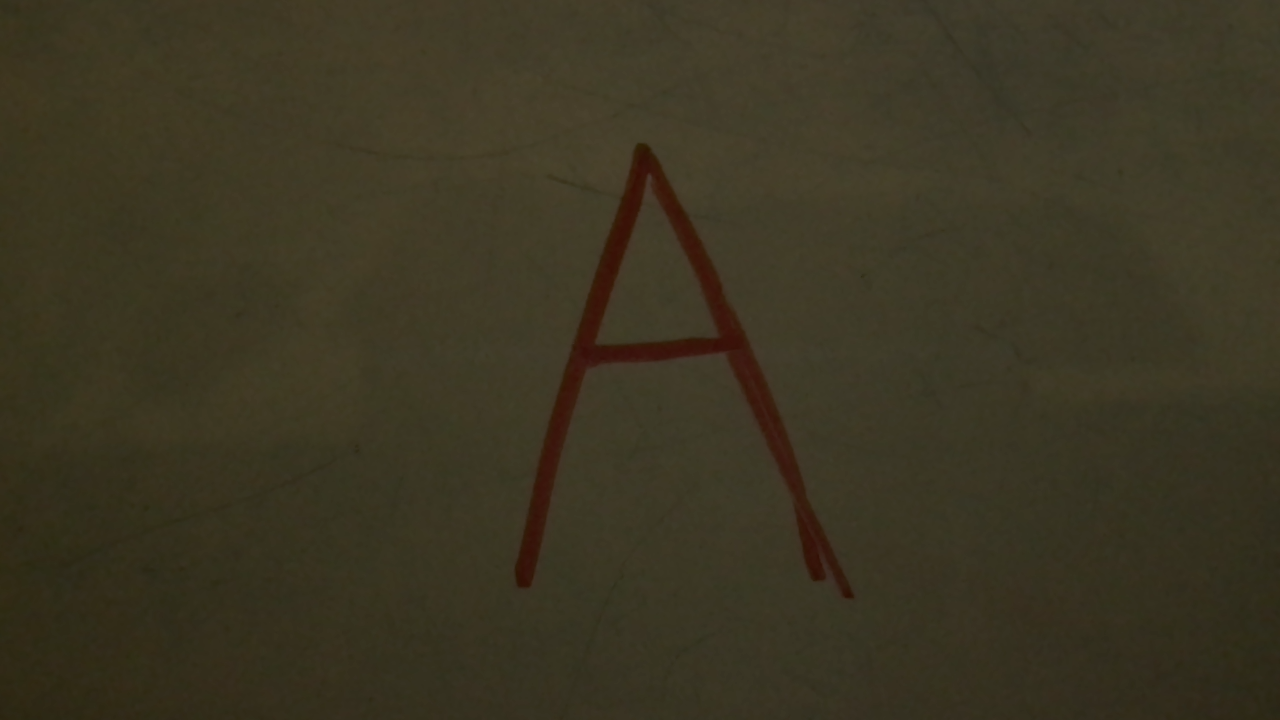
#> input picture camera/you.png, 1280 x 720 px
$ python main.py
#> lines starting #> are read from the running program, lines starting #| are printed output that depends on the picture; after the words box and inside, x2 and y2 are one past the last pixel; in counts of white or black regions, pixels touching at a corner belong together
#> in main, img is the input picture: shape (720, 1280, 3); mean B, G, R 34.9, 53.8, 59.4
### camera/ocr.py
import numpy as np
from matplotlib import pyplot as plt
import cv2

DILATE_AMT = 25

def readText(img:np.array) -> str:
    dilation, text_aabbs = split_img(img)

    '''
    OK SO WHAT IM THINKING RN

    we have it chopped up into aabbs (axis aligned bounding box)

    aabbs is normally bad, but here is good

    ok how about this

    take whats in the aabbs

    and train neural net based on that

    HOW?
    '''

    return ""


def split_img(img:np.array) -> tuple[np.array, list[tuple]]:
    rect_kernel = cv2.getStructuringElement(cv2.MORPH_ELLIPSE,(DILATE_AMT,DILATE_AMT))

    edges = cv2.Canny(cv2.GaussianBlur(img,[3,3],sigmaX=0.1,sigmaY=0.1),100,100)
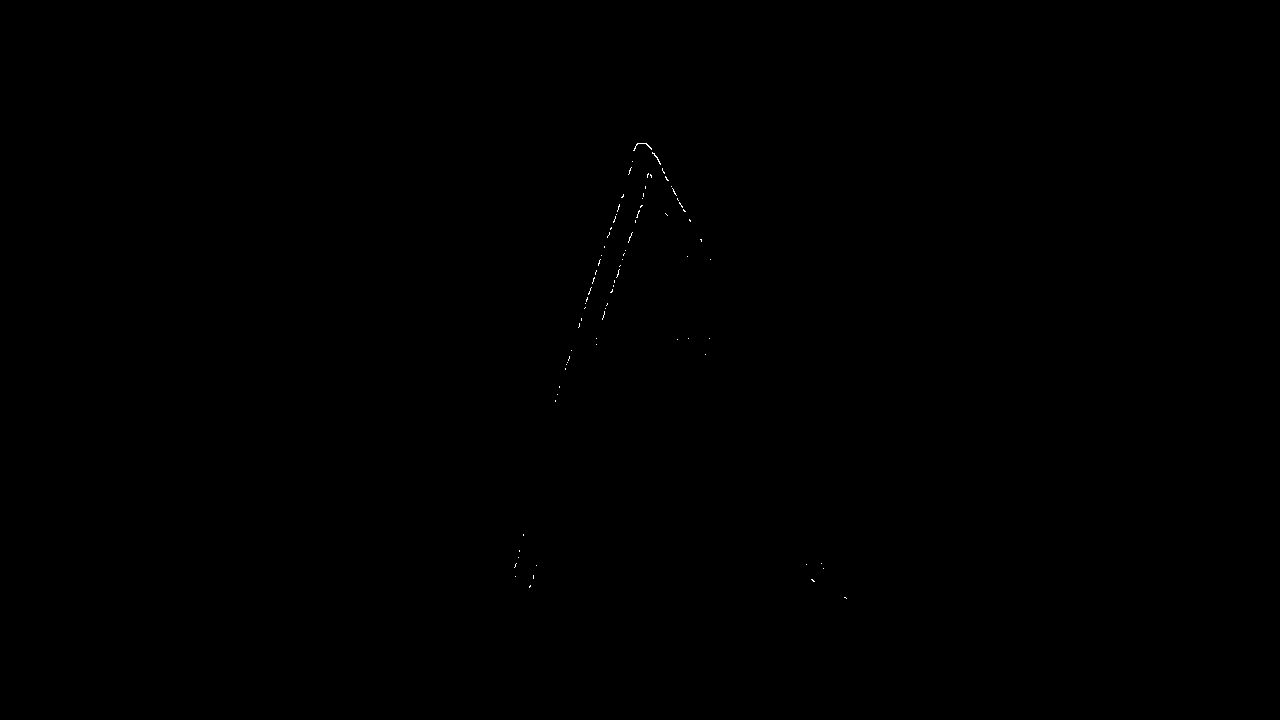
#> edges: shape (720, 1280); 0.04% white in thin lines or dots, all inside (x1, y1, x2, y2) = (514, 143, 847, 599)
    dilation = cv2.dilate(edges,rect_kernel,iterations=1)
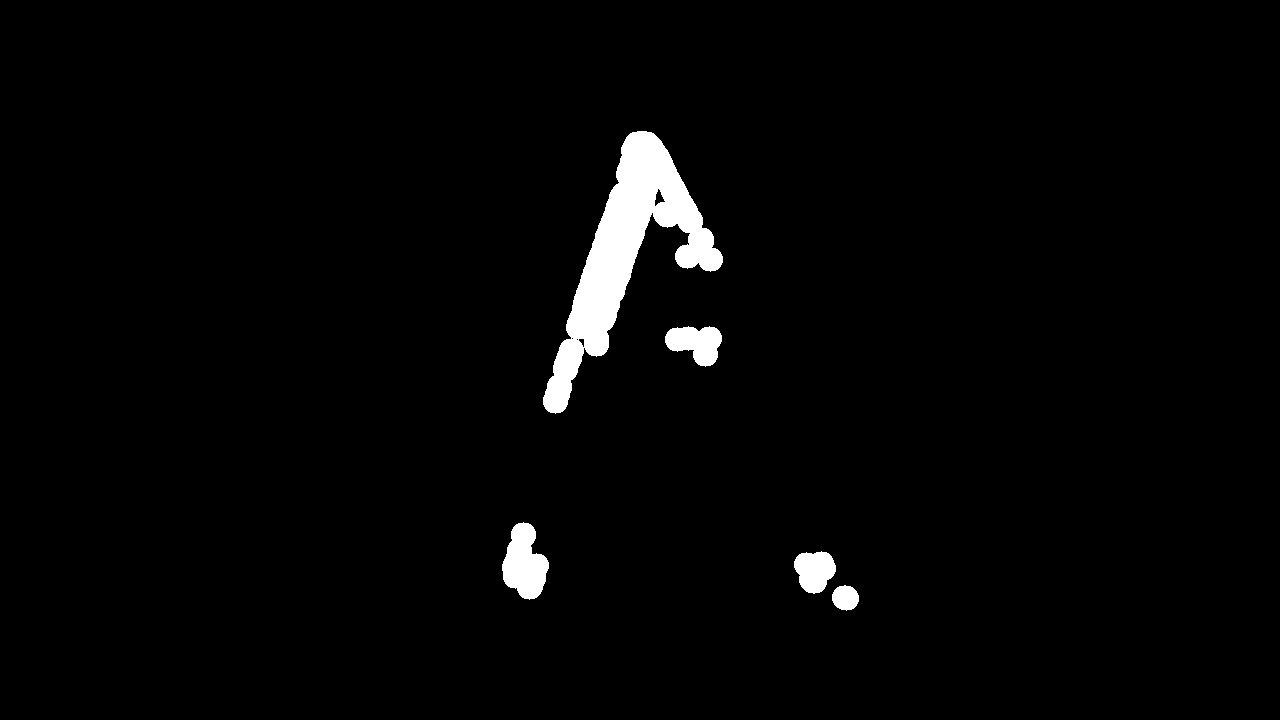
#> dilation: shape (720, 1280); 2.3% white; 5 white regions
    contours, hierarchy = cv2.findContours(dilation, cv2.RETR_EXTERNAL,cv2.CHAIN_APPROX_NONE)
#> contours = 5 contours; box (x1, y1, x2, y2) and area: (543, 131, 723, 414) 14915, (502, 522, 549, 600) 2290, (665, 326, 722, 367) 1467, (794, 551, 836, 594) 1250, (832, 585, 859, 611) 498

    plt.imshow(dilation,interpolation="bicubic")
    plt.xticks([])
    plt.yticks([])
    plt.show()

    # cv2.drawContours(img,contours,-1,(255,0,0),2)
    text_aabbs = []
    for contour in contours:
        x,y,w,h = cv2.boundingRect(contour)

        rect = cv2.rectangle(img, (x, y), (x + w, y + h), (0, 255, 0), 2)
        text_aabbs.append((x, y, w, h))
#> this loop made 5 passes
#> (x, y, w, h) on passes 1 to 5: (832, 585, 27, 26), (794, 551, 42, 43), (502, 522, 47, 78), (665, 326, 57, 41), (543, 131, 180, 283)
#> pass 3, in split_img, `rect = cv2.rectangle(img, (x, y), (x + w, y + h), (0, 255, 0), 2)`:
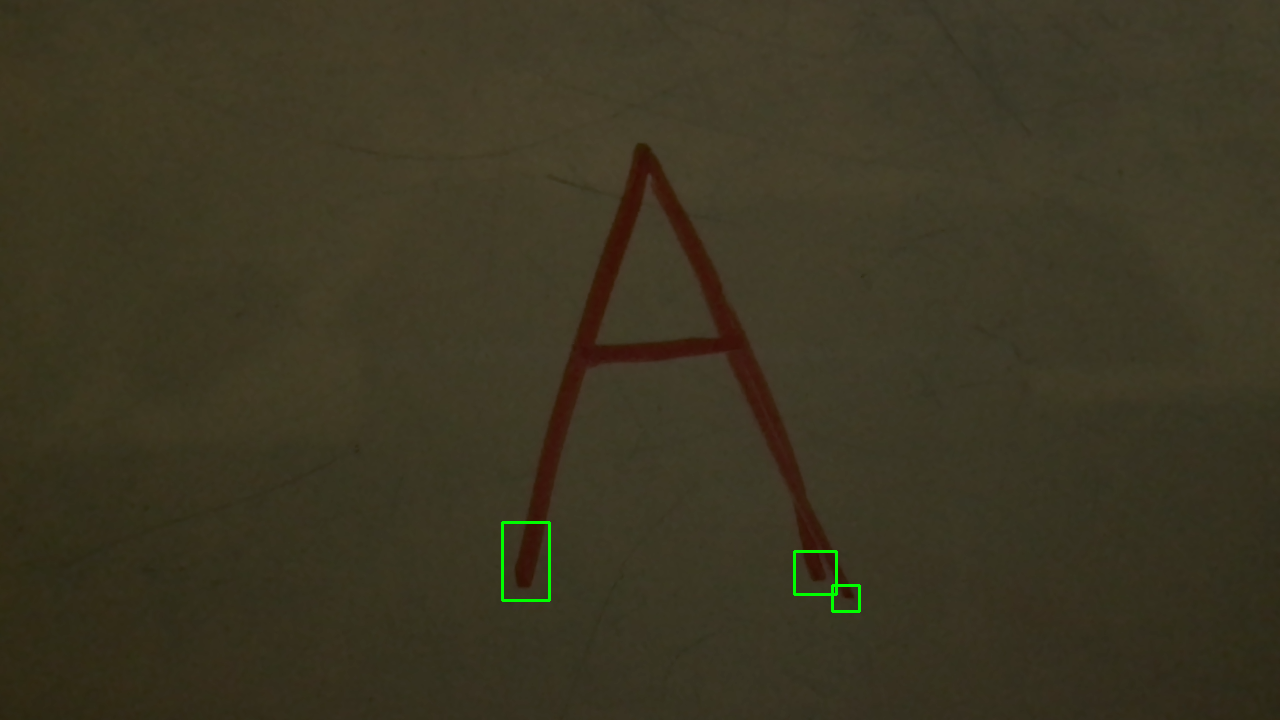
#> rect: shape (720, 1280, 3); mean R, G, B 59.3, 54.1, 34.8
#> after the loop:
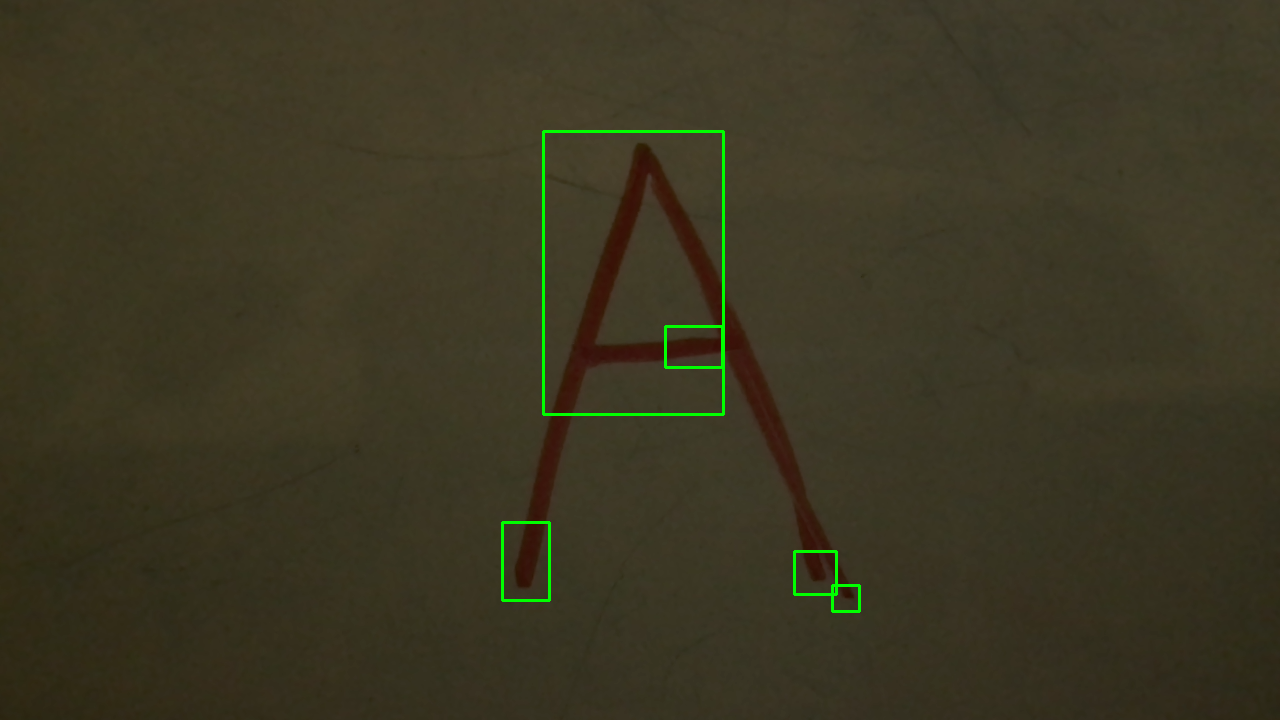
#> img: shape (720, 1280, 3); mean R, G, B 59.1, 54.8, 34.7
#> after the loop, text_aabbs = [(832, 585, 27, 26), (794, 551, 42, 43), (502, 522, 47, 78), (665, 326, 57, 41), (543, 131, 180, 283)]

    return dilation, text_aabbs

### camera/main.py
import cv2
import time
from matplotlib import pyplot as plt
import colorDetect
import ocr


import TestCam as camera
# import TestText as ocr
# ^^ comment out if you're on pi

#
# import PiCam as camera
# import PiText as ocr
# ^^ comment out if you're not on pi

def main():
    img = cv2.imread("you.png")
    # img = camera.getFrame()

    img = cv2.cvtColor(img,cv2.COLOR_BGR2RGB)

    ocr.readText(img)
    # cv2.imwrite("you.png",img)
    # print("COLOR:", colorDetect.getColor(img))

    # img = cv2.cvtColor(img, cv2.COLOR_RGB2BGR)

    plt.imshow(img,interpolation="bicubic")
    plt.xticks([]); plt.yticks([])
    plt.show()

if __name__ == "__main__": main()
